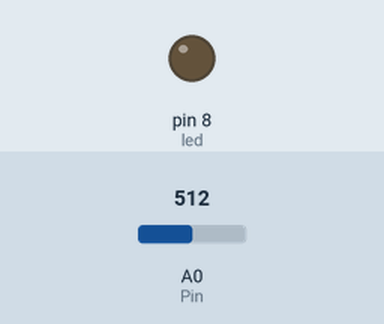
Bench run of a sketch on a simulated Arduino Uno, built with avr-gcc and run on an emulated ATmega328P. Shown: output pins drawn as LEDs (lit = HIGH). The test bench sets the inputs (shaded band); at power-on: A0 (Pin) = 512.

Above: at 1.2 s.
1.3 s: A0 (Pin) set to 524
At 1.6 s:
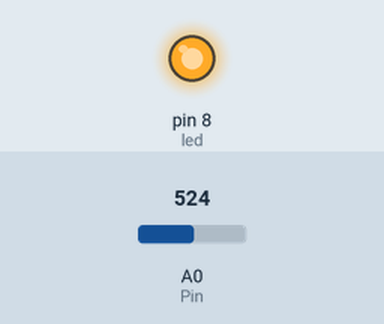
2.8 s: A0 (Pin) set to 511
At 4.0 s:
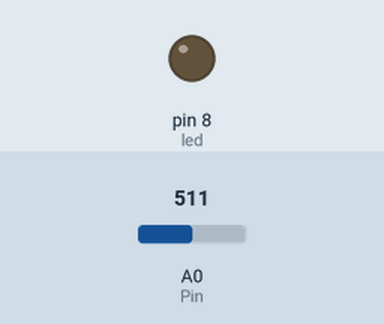
4.3 s: A0 (Pin) set to 716
At 5.3 s:
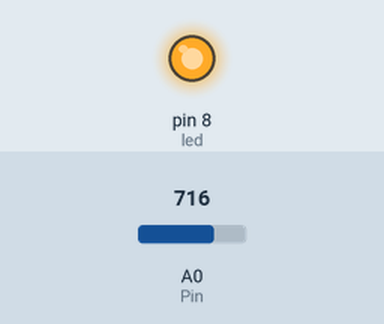
Timing chart, 0 to 7.3 s (numbered marks = the images above; inputs shaded):
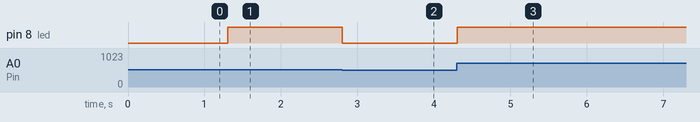

The sketch:

work_1.ino
```cpp
int led=8;
int Pin=A0;
void setup()
{
 pinMode(led,OUTPUT);
 pinMode(Pin,INPUT);
 Serial.begin(9600);
}
void loop()
{
  int vr=analogRead(Pin);
  int vrl=map(vr,0,1023,0,255);
  analogWrite(led, vrl);
  delay(100);
}
```

Measured:
- the behaviour switches between 513 and 514 on A0 (Pin) (found by bisection; images 0 and 1)
- after the input at 1.3 s, pin 8 (led): LOW → HIGH at once
- after the input at 2.8 s, pin 8 (led): HIGH → LOW at once
- after the input at 4.3 s, pin 8 (led): LOW → HIGH at once
